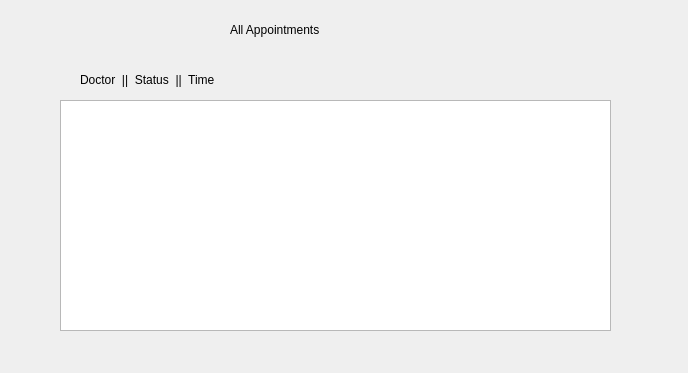
<?xml version="1.0" encoding="UTF-8"?>
<ui version="4.0">
 <class>win3</class>
 <widget class="QWidget" name="win3">
  <property name="geometry">
   <rect>
    <x>0</x>
    <y>0</y>
    <width>688</width>
    <height>373</height>
   </rect>
  </property>
  <property name="windowTitle">
   <string>Form</string>
  </property>
  <widget class="QLabel" name="label">
   <property name="geometry">
    <rect>
     <x>230</x>
     <y>20</y>
     <width>201</width>
     <height>20</height>
    </rect>
   </property>
   <property name="styleSheet">
    <string notr="true">font: 700 italic 18pt &quot;Times New Roman&quot;;</string>
   </property>
   <property name="text">
    <string>All Appointments</string>
   </property>
  </widget>
  <widget class="QTextBrowser" name="display_p">
   <property name="geometry">
    <rect>
     <x>60</x>
     <y>100</y>
     <width>551</width>
     <height>231</height>
    </rect>
   </property>
   <property name="styleSheet">
    <string notr="true">color: rgb(255, 255, 255);</string>
   </property>
  </widget>
  <widget class="QLabel" name="label_2">
   <property name="geometry">
    <rect>
     <x>80</x>
     <y>70</y>
     <width>231</width>
     <height>20</height>
    </rect>
   </property>
   <property name="styleSheet">
    <string notr="true">font: 700 14pt &quot;Times New Roman&quot;;</string>
   </property>
   <property name="text">
    <string>Doctor  ||  Status  ||  Time</string>
   </property>
  </widget>
 </widget>
 <resources/>
 <connections/>
</ui>
